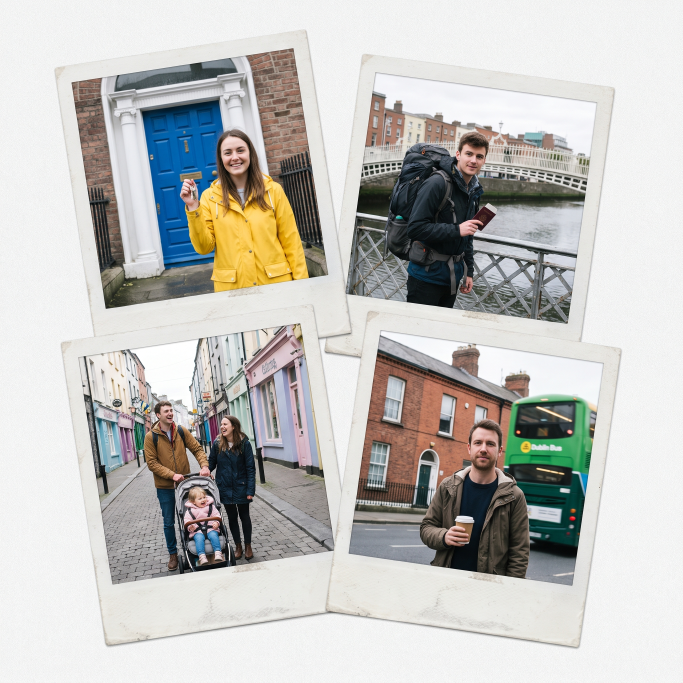
#> input picture scripts/assets/collage.png, 2048 x 2048 px (shown at 1/3 size)
$ python build_social_proof.py
#> lines starting #> are read from the running program, lines starting #| are printed output that depends on the picture
#!/usr/bin/env python3
"""
Composes public/images/app-social-proof.webp — the card in the app CTA block,
in the same layout as the UK driving-test site's: a polaroid collage on the
left, a headline and two App Store reviews on the right, and the app in a phone
frame on the far right.

Inputs:
  scripts/assets/collage.png      the polaroid collage (generated once, committed)
  public/images/home-screen.png   the app's home screen
The two reviews are quoted verbatim from the Irish App Store storefront.
"""

from pathlib import Path

from PIL import Image, ImageDraw, ImageFilter, ImageFont

ROOT = Path(__file__).resolve().parent.parent
ASSETS = ROOT / "scripts/assets"
IMG = ROOT / "public/images"

W, H = 1400, 782
BG = (246, 247, 248)
INK = (23, 32, 27)
INK_SOFT = (85, 98, 91)
GREEN = (12, 92, 58)
ORANGE = (255, 136, 62)
WHITE = (255, 255, 255)

REVIEWS = [
    ("So useful when relocating", "I have used this app to manage my todos during moving to Ireland. It is very useful to keep you organised."),
    ("Really informative app", "Really informative app and very easy to use. Would recommend for people moving to Ireland."),
]


def font(size: int, bold: bool = True) -> ImageFont.FreeTypeFont:
    for name in (
        "/System/Library/Fonts/Supplemental/Arial Bold.ttf" if bold else "/System/Library/Fonts/Supplemental/Arial.ttf",
        "/usr/share/fonts/truetype/liberation/LiberationSans-Bold.ttf" if bold else "/usr/share/fonts/truetype/liberation/LiberationSans-Regular.ttf",
    ):
        if Path(name).exists():
            return ImageFont.truetype(name, size)
    return ImageFont.load_default()


def wrap(draw, text, f, width):
    words, lines, cur = text.split(), [], ""
    for w in words:
        t = (cur + " " + w).strip()
        if draw.textlength(t, font=f) <= width:
            cur = t
        else:
            lines.append(cur)
            cur = w
    if cur:
        lines.append(cur)
    return lines


def shadow_card(base, box, radius, blur=18, alpha=40):
    x0, y0, x1, y1 = box
    sh = Image.new("RGBA", base.size, (0, 0, 0, 0))
    ImageDraw.Draw(sh).rounded_rectangle((x0, y0 + 8, x1, y1 + 8), radius=radius, fill=(0, 0, 0, alpha))
    sh = sh.filter(ImageFilter.GaussianBlur(blur))
    base.alpha_composite(sh)
    ImageDraw.Draw(base).rounded_rectangle(box, radius=radius, fill=WHITE + (255,))


def star(draw, cx, cy, r, fill):
    import math
    pts = []
    for i in range(10):
        rad = r if i % 2 == 0 else r * 0.45
        a = -math.pi / 2 + i * math.pi / 5
        pts.append((cx + rad * math.cos(a), cy + rad * math.sin(a)))
    draw.polygon(pts, fill=fill)


def stars(draw, x, y, size=24):
    """Arial has no ★ glyph, so the stars are drawn."""
    for i in range(5):
        star(draw, x + size / 2 + i * (size + 4), y + size / 2, size / 2, ORANGE)


def phone(screen_path: Path, width: int) -> Image.Image:
    """The app screen inside a dark bezel with a dynamic island, like the
    App Store screenshot frames."""
    bezel, r = 14, 58
    screen = Image.open(screen_path).convert("RGB")
    sw = width - 2 * bezel
    screen = screen.resize((sw, int(screen.height * sw / screen.width)), Image.LANCZOS)
    ph = Image.new("RGBA", (width, screen.height + 2 * bezel), (0, 0, 0, 0))
    d = ImageDraw.Draw(ph)
    d.rounded_rectangle((0, 0, width - 1, ph.height - 1), radius=r + bezel, fill=(24, 24, 26, 255))
    mask = Image.new("L", screen.size, 0)
    ImageDraw.Draw(mask).rounded_rectangle((0, 0, sw - 1, screen.height - 1), radius=r, fill=255)
    ph.paste(screen, (bezel, bezel), mask)
    iw, ih = int(width * 0.28), int(width * 0.075)
    d.rounded_rectangle(((width - iw) // 2, bezel + 12, (width + iw) // 2, bezel + 12 + ih), radius=ih // 2, fill=(0, 0, 0, 255))
    return ph


def main() -> None:
    img = Image.new("RGBA", (W, H), BG + (255,))
    d = ImageDraw.Draw(img)

    # Collage, left half
    collage = Image.open(ASSETS / "collage.png").convert("RGBA")
    ch = H - 40
    collage = collage.resize((int(collage.width * ch / collage.height), ch), Image.LANCZOS)
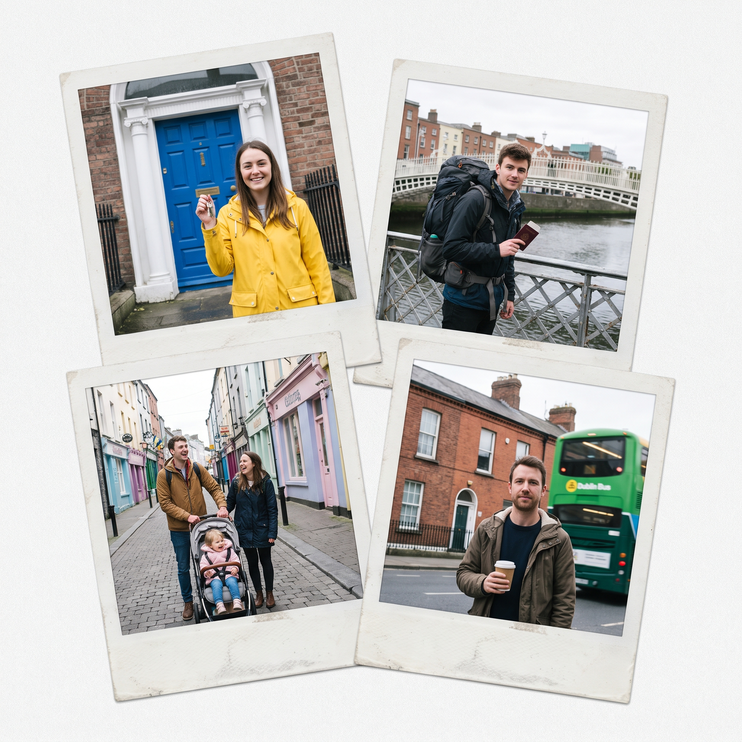
#> collage: PIL image 742x742 RGBA; mean R, G, B, A 193.5, 192.7, 189.3, 255
    img.alpha_composite(collage, (10, 20))
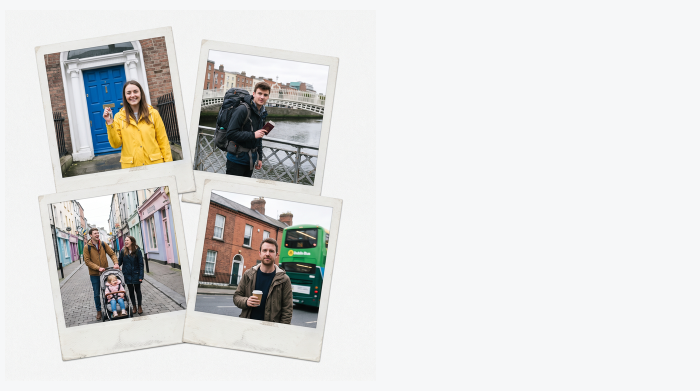
#> img: PIL image 1400x782 RGBA (shown at 1/2 size); mean R, G, B, A 219.6, 219.7, 218.5, 255

    # Headline
    x = 740
    f_big = font(62)
    d.text((x, 62), "Join expats", font=f_big, fill=INK)
    tw = d.textlength("Join expats ", font=f_big)
#> tw = 358.3
    pill = (x + tw, 52, x + tw + 200, 130)
#> pill = (1098.3, 52, 1298.3, 130)
    d.rounded_rectangle(pill, radius=39, fill=GREEN)
    d.text((pill[0] + 22, 62), "4.9", font=f_big, fill=WHITE)
    star(d, pill[0] + 22 + d.textlength("4.9 ", font=f_big) + 22, 92, 24, ORANGE)
    d.text((x, 138), "who settled in Ireland", font=f_big, fill=INK)

    # Review cards
    cw, cx = 380, x
    cy = 250
    f_t, f_b = font(27), font(21, bold=False)
    for title, body in REVIEWS:
        lines = wrap(d, body, f_b, cw - 48)
        chh = 24 + 30 + 12 + 34 + len(lines) * 28 + 24
        shadow_card(img, (cx, cy, cx + cw, cy + chh), 22)
        d = ImageDraw.Draw(img)
        stars(d, cx + 24, cy + 22)
        d.text((cx + 24, cy + 62), title, font=f_t, fill=INK)
        for i, line in enumerate(lines):
            d.text((cx + 24, cy + 104 + i * 28), line, font=f_b, fill=INK_SOFT)
        cy += chh + 22
#> this loop made 2 passes
#> (chh, cy) on passes 1 to 2: (208, 480), (208, 710)
#> pass 1, in shadow_card, `sh = sh.filter(ImageFilter.GaussianBlur(blur))`:
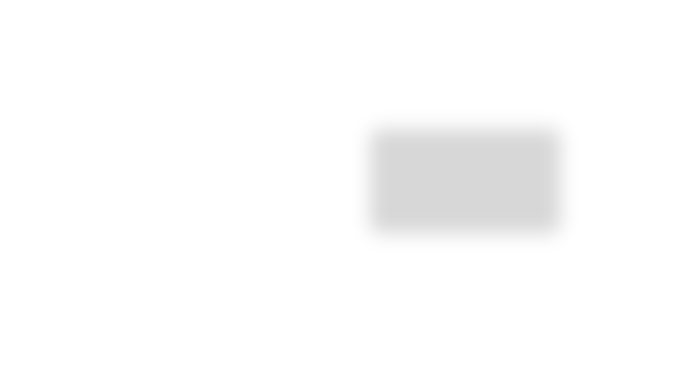
#> sh: PIL image 1400x782 RGBA (shown at 1/2 size); mean R, G, B, A 0, 0, 0, 2.9; transparent parts drawn white
#> pass 2, in shadow_card (call 2), `sh = sh.filter(ImageFilter.GaussianBlur(blur))`:
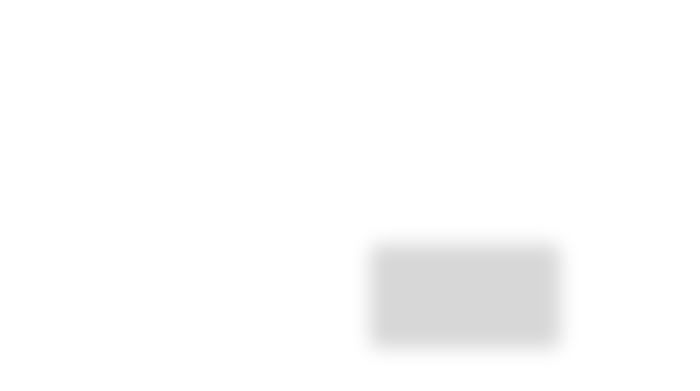
#> sh: PIL image 1400x782 RGBA (shown at 1/2 size); mean R, G, B, A 0, 0, 0, 2.9; transparent parts drawn white
#> after the loop:
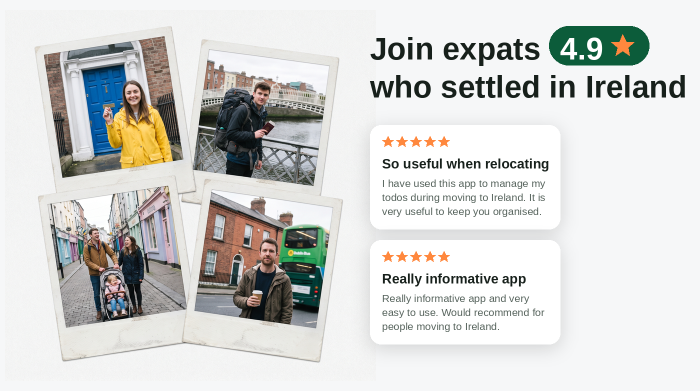
#> img: PIL image 1400x782 RGBA (shown at 1/2 size); mean R, G, B, A 212.2, 212.9, 210.8, 255
#> after the loop, cy = 710
    d.text((x, cy + 4), "Reviews from the App Store, Ireland", font=font(17, bold=False), fill=INK_SOFT)

    # Phone
    ph = phone(IMG / "home-screen.png", 250)
    sh = Image.new("RGBA", img.size, (0, 0, 0, 0))
    ImageDraw.Draw(sh).rounded_rectangle((1140, 260, 1390, 260 + ph.height), radius=70, fill=(0, 0, 0, 70))
    img.alpha_composite(sh.filter(ImageFilter.GaussianBlur(24)))
    img.alpha_composite(ph, (1140, 240))

    out = img.convert("RGB")
    out.save(IMG / "app-social-proof.webp", "WEBP", quality=82, method=6)
    print("wrote images/app-social-proof.webp", out.size)


if __name__ == "__main__":
#> (the run stopped early here; a loop or call above may not have finished)
